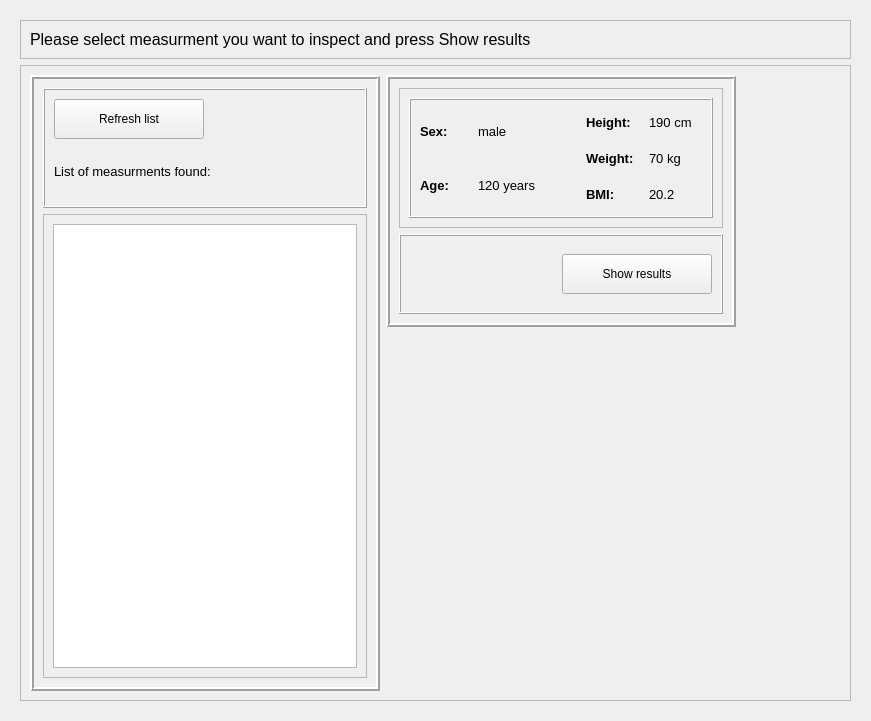
<?xml version="1.0" encoding="UTF-8"?>
<ui version="4.0">
 <class>Results</class>
 <widget class="QWidget" name="Results">
  <property name="geometry">
   <rect>
    <x>0</x>
    <y>0</y>
    <width>871</width>
    <height>721</height>
   </rect>
  </property>
  <property name="windowTitle">
   <string>Form</string>
  </property>
  <layout class="QVBoxLayout" name="verticalLayout_5">
   <item>
    <widget class="QStackedWidget" name="stackedWidget">
     <property name="currentIndex">
      <number>0</number>
     </property>
     <widget class="QWidget" name="page">
      <layout class="QVBoxLayout" name="verticalLayout">
       <item>
        <widget class="QFrame" name="frame_2">
         <property name="frameShape">
          <enum>QFrame::StyledPanel</enum>
         </property>
         <property name="frameShadow">
          <enum>QFrame::Raised</enum>
         </property>
         <layout class="QHBoxLayout" name="horizontalLayout_5">
          <item>
           <widget class="QLabel" name="label_2">
            <property name="font">
             <font>
              <pointsize>12</pointsize>
             </font>
            </property>
            <property name="text">
             <string>Please select measurment you want to inspect and press Show results</string>
            </property>
           </widget>
          </item>
         </layout>
        </widget>
       </item>
       <item>
        <widget class="QFrame" name="frame_8">
         <property name="frameShape">
          <enum>QFrame::StyledPanel</enum>
         </property>
         <property name="frameShadow">
          <enum>QFrame::Raised</enum>
         </property>
         <layout class="QHBoxLayout" name="horizontalLayout_3">
          <item>
           <widget class="QFrame" name="frame">
            <property name="minimumSize">
             <size>
              <width>350</width>
              <height>400</height>
             </size>
            </property>
            <property name="maximumSize">
             <size>
              <width>350</width>
              <height>16777215</height>
             </size>
            </property>
            <property name="frameShape">
             <enum>QFrame::Box</enum>
            </property>
            <property name="frameShadow">
             <enum>QFrame::Raised</enum>
            </property>
            <property name="lineWidth">
             <number>2</number>
            </property>
            <layout class="QVBoxLayout" name="verticalLayout_10">
             <item>
              <widget class="QFrame" name="frame_3">
               <property name="minimumSize">
                <size>
                 <width>0</width>
                 <height>120</height>
                </size>
               </property>
               <property name="frameShape">
                <enum>QFrame::Box</enum>
               </property>
               <property name="frameShadow">
                <enum>QFrame::Raised</enum>
               </property>
               <layout class="QVBoxLayout" name="verticalLayout_2">
                <item>
                 <layout class="QHBoxLayout" name="horizontalLayout_2">
                  <item>
                   <widget class="QPushButton" name="btn_refresh">
                    <property name="minimumSize">
                     <size>
                      <width>150</width>
                      <height>40</height>
                     </size>
                    </property>
                    <property name="text">
                     <string>Refresh list</string>
                    </property>
                   </widget>
                  </item>
                  <item>
                   <spacer name="horizontalSpacer">
                    <property name="orientation">
                     <enum>Qt::Horizontal</enum>
                    </property>
                    <property name="sizeHint" stdset="0">
                     <size>
                      <width>98</width>
                      <height>37</height>
                     </size>
                    </property>
                   </spacer>
                  </item>
                 </layout>
                </item>
                <item>
                 <widget class="QLabel" name="label_9">
                  <property name="font">
                   <font>
                    <pointsize>10</pointsize>
                   </font>
                  </property>
                  <property name="text">
                   <string>List of measurments found:</string>
                  </property>
                 </widget>
                </item>
               </layout>
              </widget>
             </item>
             <item>
              <widget class="QFrame" name="frame_4">
               <property name="frameShape">
                <enum>QFrame::StyledPanel</enum>
               </property>
               <property name="frameShadow">
                <enum>QFrame::Raised</enum>
               </property>
               <layout class="QHBoxLayout" name="horizontalLayout_6">
                <item>
                 <widget class="QListWidget" name="listWidget"/>
                </item>
               </layout>
              </widget>
             </item>
            </layout>
           </widget>
          </item>
          <item>
           <widget class="QWidget" name="widget_2" native="true">
            <layout class="QVBoxLayout" name="verticalLayout_7">
             <property name="leftMargin">
              <number>0</number>
             </property>
             <property name="topMargin">
              <number>0</number>
             </property>
             <property name="rightMargin">
              <number>0</number>
             </property>
             <property name="bottomMargin">
              <number>0</number>
             </property>
             <item>
              <widget class="QFrame" name="frame_5">
               <property name="minimumSize">
                <size>
                 <width>350</width>
                 <height>0</height>
                </size>
               </property>
               <property name="maximumSize">
                <size>
                 <width>350</width>
                 <height>16777215</height>
                </size>
               </property>
               <property name="frameShape">
                <enum>QFrame::Box</enum>
               </property>
               <property name="frameShadow">
                <enum>QFrame::Raised</enum>
               </property>
               <property name="lineWidth">
                <number>2</number>
               </property>
               <layout class="QVBoxLayout" name="verticalLayout_11">
                <item>
                 <widget class="QFrame" name="frame_7">
                  <property name="frameShape">
                   <enum>QFrame::StyledPanel</enum>
                  </property>
                  <property name="frameShadow">
                   <enum>QFrame::Raised</enum>
                  </property>
                  <layout class="QVBoxLayout" name="verticalLayout_6">
                   <item>
                    <widget class="QFrame" name="frame_16">
                     <property name="minimumSize">
                      <size>
                       <width>0</width>
                       <height>120</height>
                      </size>
                     </property>
                     <property name="maximumSize">
                      <size>
                       <width>16777215</width>
                       <height>120</height>
                      </size>
                     </property>
                     <property name="frameShape">
                      <enum>QFrame::Box</enum>
                     </property>
                     <property name="frameShadow">
                      <enum>QFrame::Raised</enum>
                     </property>
                     <layout class="QHBoxLayout" name="horizontalLayout_12">
                      <property name="spacing">
                       <number>50</number>
                      </property>
                      <item>
                       <widget class="QWidget" name="widget_11" native="true">
                        <layout class="QHBoxLayout" name="horizontalLayout_11">
                         <property name="spacing">
                          <number>10</number>
                         </property>
                         <property name="leftMargin">
                          <number>0</number>
                         </property>
                         <property name="topMargin">
                          <number>0</number>
                         </property>
                         <property name="rightMargin">
                          <number>0</number>
                         </property>
                         <property name="bottomMargin">
                          <number>0</number>
                         </property>
                         <item>
                          <widget class="QFrame" name="frame_22">
                           <layout class="QVBoxLayout" name="verticalLayout_19">
                            <property name="spacing">
                             <number>10</number>
                            </property>
                            <property name="leftMargin">
                             <number>0</number>
                            </property>
                            <property name="topMargin">
                             <number>0</number>
                            </property>
                            <property name="rightMargin">
                             <number>0</number>
                            </property>
                            <property name="bottomMargin">
                             <number>0</number>
                            </property>
                            <item>
                             <widget class="QLabel" name="label_28">
                              <property name="font">
                               <font>
                                <pointsize>10</pointsize>
                                <weight>75</weight>
                                <bold>true</bold>
                               </font>
                              </property>
                              <property name="text">
                               <string>Sex:</string>
                              </property>
                             </widget>
                            </item>
                            <item>
                             <widget class="QLabel" name="label_30">
                              <property name="font">
                               <font>
                                <pointsize>10</pointsize>
                                <weight>75</weight>
                                <bold>true</bold>
                               </font>
                              </property>
                              <property name="text">
                               <string>Age:</string>
                              </property>
                             </widget>
                            </item>
                           </layout>
                          </widget>
                         </item>
                         <item>
                          <widget class="QWidget" name="widget_14" native="true">
                           <layout class="QVBoxLayout" name="verticalLayout_26">
                            <property name="spacing">
                             <number>10</number>
                            </property>
                            <property name="leftMargin">
                             <number>0</number>
                            </property>
                            <property name="topMargin">
                             <number>0</number>
                            </property>
                            <property name="rightMargin">
                             <number>0</number>
                            </property>
                            <property name="bottomMargin">
                             <number>0</number>
                            </property>
                            <item>
                             <widget class="QLabel" name="display_sex">
                              <property name="font">
                               <font>
                                <pointsize>10</pointsize>
                               </font>
                              </property>
                              <property name="text">
                               <string>male</string>
                              </property>
                             </widget>
                            </item>
                            <item>
                             <widget class="QLabel" name="display_age">
                              <property name="font">
                               <font>
                                <pointsize>10</pointsize>
                               </font>
                              </property>
                              <property name="text">
                               <string>120 years</string>
                              </property>
                             </widget>
                            </item>
                           </layout>
                          </widget>
                         </item>
                        </layout>
                       </widget>
                      </item>
                      <item>
                       <widget class="QWidget" name="widget_10" native="true">
                        <layout class="QHBoxLayout" name="horizontalLayout_7">
                         <property name="spacing">
                          <number>10</number>
                         </property>
                         <property name="leftMargin">
                          <number>0</number>
                         </property>
                         <property name="topMargin">
                          <number>0</number>
                         </property>
                         <property name="rightMargin">
                          <number>0</number>
                         </property>
                         <property name="bottomMargin">
                          <number>0</number>
                         </property>
                         <item>
                          <widget class="QFrame" name="frame_17">
                           <layout class="QVBoxLayout" name="verticalLayout_17">
                            <property name="spacing">
                             <number>10</number>
                            </property>
                            <property name="leftMargin">
                             <number>0</number>
                            </property>
                            <property name="topMargin">
                             <number>0</number>
                            </property>
                            <property name="rightMargin">
                             <number>0</number>
                            </property>
                            <property name="bottomMargin">
                             <number>0</number>
                            </property>
                            <item>
                             <widget class="QLabel" name="label_22">
                              <property name="font">
                               <font>
                                <pointsize>10</pointsize>
                                <weight>75</weight>
                                <bold>true</bold>
                               </font>
                              </property>
                              <property name="text">
                               <string>Height:</string>
                              </property>
                             </widget>
                            </item>
                            <item>
                             <widget class="QLabel" name="label_23">
                              <property name="font">
                               <font>
                                <pointsize>10</pointsize>
                                <weight>75</weight>
                                <bold>true</bold>
                               </font>
                              </property>
                              <property name="text">
                               <string>Weight:</string>
                              </property>
                             </widget>
                            </item>
                            <item>
                             <widget class="QLabel" name="label_24">
                              <property name="font">
                               <font>
                                <pointsize>10</pointsize>
                                <weight>75</weight>
                                <bold>true</bold>
                               </font>
                              </property>
                              <property name="text">
                               <string>BMI:</string>
                              </property>
                             </widget>
                            </item>
                           </layout>
                          </widget>
                         </item>
                         <item>
                          <widget class="QWidget" name="widget_9" native="true">
                           <layout class="QVBoxLayout" name="verticalLayout_18">
                            <property name="spacing">
                             <number>10</number>
                            </property>
                            <property name="leftMargin">
                             <number>0</number>
                            </property>
                            <property name="topMargin">
                             <number>0</number>
                            </property>
                            <property name="rightMargin">
                             <number>0</number>
                            </property>
                            <property name="bottomMargin">
                             <number>0</number>
                            </property>
                            <item>
                             <widget class="QLabel" name="display_height">
                              <property name="font">
                               <font>
                                <pointsize>10</pointsize>
                               </font>
                              </property>
                              <property name="text">
                               <string>190 cm</string>
                              </property>
                             </widget>
                            </item>
                            <item>
                             <widget class="QLabel" name="display_weight">
                              <property name="font">
                               <font>
                                <pointsize>10</pointsize>
                               </font>
                              </property>
                              <property name="text">
                               <string>70 kg</string>
                              </property>
                             </widget>
                            </item>
                            <item>
                             <widget class="QLabel" name="display_bmi">
                              <property name="font">
                               <font>
                                <pointsize>10</pointsize>
                               </font>
                              </property>
                              <property name="text">
                               <string>20.2</string>
                              </property>
                             </widget>
                            </item>
                           </layout>
                          </widget>
                         </item>
                        </layout>
                       </widget>
                      </item>
                     </layout>
                    </widget>
                   </item>
                  </layout>
                 </widget>
                </item>
                <item>
                 <widget class="QFrame" name="frame_6">
                  <property name="minimumSize">
                   <size>
                    <width>0</width>
                    <height>80</height>
                   </size>
                  </property>
                  <property name="maximumSize">
                   <size>
                    <width>16777215</width>
                    <height>80</height>
                   </size>
                  </property>
                  <property name="frameShape">
                   <enum>QFrame::Box</enum>
                  </property>
                  <property name="frameShadow">
                   <enum>QFrame::Raised</enum>
                  </property>
                  <layout class="QHBoxLayout" name="horizontalLayout">
                   <item>
                    <spacer name="horizontalSpacer_2">
                     <property name="orientation">
                      <enum>Qt::Horizontal</enum>
                     </property>
                     <property name="sizeHint" stdset="0">
                      <size>
                       <width>134</width>
                       <height>37</height>
                      </size>
                     </property>
                    </spacer>
                   </item>
                   <item>
                    <widget class="QPushButton" name="btn_show">
                     <property name="minimumSize">
                      <size>
                       <width>150</width>
                       <height>40</height>
                      </size>
                     </property>
                     <property name="text">
                      <string>Show results</string>
                     </property>
                    </widget>
                   </item>
                  </layout>
                 </widget>
                </item>
               </layout>
              </widget>
             </item>
             <item>
              <spacer name="verticalSpacer">
               <property name="orientation">
                <enum>Qt::Vertical</enum>
               </property>
               <property name="sizeHint" stdset="0">
                <size>
                 <width>20</width>
                 <height>332</height>
                </size>
               </property>
              </spacer>
             </item>
            </layout>
           </widget>
          </item>
         </layout>
        </widget>
       </item>
      </layout>
     </widget>
     <widget class="QWidget" name="page_2">
      <layout class="QVBoxLayout" name="verticalLayout_3">
       <item>
        <widget class="QFrame" name="frame_9">
         <property name="minimumSize">
          <size>
           <width>0</width>
           <height>50</height>
          </size>
         </property>
         <property name="maximumSize">
          <size>
           <width>16777215</width>
           <height>50</height>
          </size>
         </property>
         <property name="sizeIncrement">
          <size>
           <width>0</width>
           <height>0</height>
          </size>
         </property>
         <property name="frameShape">
          <enum>QFrame::StyledPanel</enum>
         </property>
         <property name="frameShadow">
          <enum>QFrame::Raised</enum>
         </property>
         <layout class="QHBoxLayout" name="horizontalLayout_4">
          <item>
           <widget class="QPushButton" name="btn_back">
            <property name="text">
             <string>Back</string>
            </property>
           </widget>
          </item>
          <item>
           <spacer name="horizontalSpacer_3">
            <property name="orientation">
             <enum>Qt::Horizontal</enum>
            </property>
            <property name="sizeHint" stdset="0">
             <size>
              <width>732</width>
              <height>20</height>
             </size>
            </property>
           </spacer>
          </item>
         </layout>
        </widget>
       </item>
       <item>
        <widget class="QWidget" name="widget" native="true">
         <layout class="QVBoxLayout" name="verticalLayout_4">
          <item>
           <widget class="QLabel" name="label">
            <property name="text">
             <string>TextLabel</string>
            </property>
           </widget>
          </item>
         </layout>
        </widget>
       </item>
      </layout>
     </widget>
    </widget>
   </item>
  </layout>
 </widget>
 <resources/>
 <connections/>
</ui>
